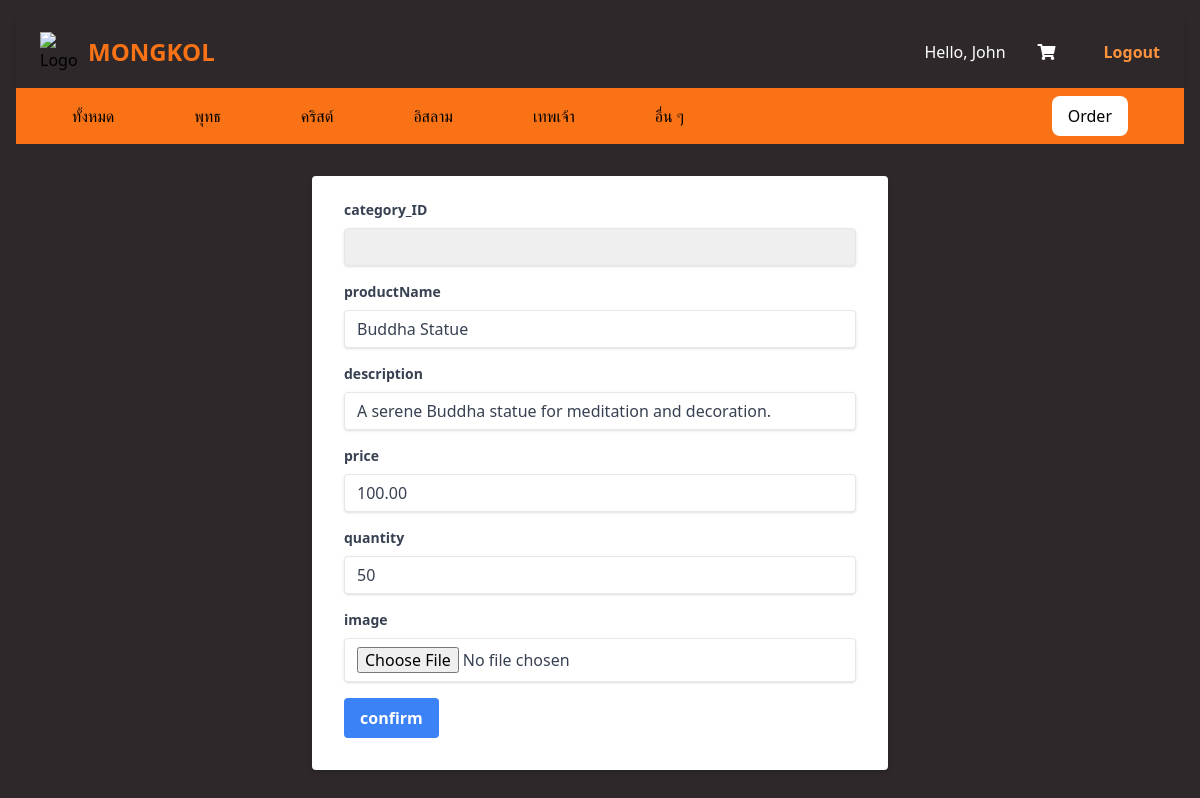
Screenshot of /seller/edit_product.php?proID=1 (signed in) with the database file from the repository.
### tables this page shows
CREATE TABLE `tbl_products` (
    `product_ID` int(11) NOT NULL AUTO_INCREMENT,
    `shop_ID` int(11) DEFAULT NULL,
    `cate_ID` int(11) DEFAULT NULL,
    `productName` varchar(100) DEFAULT NULL,
    `imgPath` varchar(255) DEFAULT NULL,
    `description` text DEFAULT NULL,
    `price` decimal(10,2) DEFAULT NULL,
    `quantity` int(11) DEFAULT NULL,
    `is_delete` int(2) DEFAULT 0,
    PRIMARY KEY (`product_ID`),
    KEY `shop_ID` (`shop_ID`),
    KEY `cate_ID` (`cate_ID`),
    FOREIGN KEY (`shop_ID`) REFERENCES `tbl_shops` (`shop_ID`),
    FOREIGN KEY (`cate_ID`) REFERENCES `tbl_categories` (`cate_ID`)
);

### seller/edit_product.php (the view, shortened to what this page needs)
<!DOCTYPE html>
<html lang="en">
<head>
</head>
<body class="m-4 bg-soft-black">
<?php
if (isset($_POST['submit'])){
    require_once("../conn.php");
    $cate_ID = $_POST['cate_ID'];
    $productName = $_POST['productName'];
    $description =  $_POST['description'];
    $price =  $_POST['price'];
    $quantity =  $_POST['quantity'];
    $img_name = $_FILES["fileToUpload"]["name"];
    $proID = $_GET['proID'];
    $target_dir = "../img/";
    $target_file = $target_dir . basename($_FILES["fileToUpload"]["name"]);
    $uploadOk = 1;
    $imageFileType = strtolower(pathinfo($target_file,PATHINFO_EXTENSION));
    if(!empty($_FILES["fileToUpload"]["name"])){
    $check = getimagesize($_FILES["fileToUpload"]["tmp_name"]);
    if($check !== false) {
        $uploadOk = 1;
    } else {
        echo "File is not an image.";
        $uploadOk = 0;
    }
    if (file_exists($target_file)) {
        echo "Sorry, file already exists.";
        $uploadOk = 0;
    }
    if ($_FILES["fileToUpload"]["size"] > 5000000) {
        echo "Sorry, your file is too large.";
        $uploadOk = 0;
    }
    if($imageFileType != "jpg" && $imageFileType != "png" && $imageFileType != "jpeg"
    && $imageFileType != "gif" ) {
        echo "Sorry, only JPG, JPEG, PNG & GIF files are allowed.";
        $uploadOk = 0;
    }
    if ($uploadOk == 0) {
        echo "Sorry, your file was not uploaded.";
    } else {
        if (move_uploaded_file($_FILES["fileToUpload"]["tmp_name"], $target_file)) {
            echo "The file ". htmlspecialchars( basename( $_FILES["fileToUpload"]["name"])). " has been uploaded.";
        } else {
            echo "Sorry, there was an error uploading your file.";
                }
    }
    $stmt = $conn->prepare("UPDATE tbl_products SET cate_ID = ?, productName = ?, description = ?, price = ?, quantity = ?, imgPath = ? WHERE product_ID = ?");
    $stmt->bind_param("sssssss",$cate_ID,$productName,$description,$price,$quantity,$img_name,$proID);
    $stmt->execute();
    $result = $stmt->get_result();
}else{
    $stmt = $conn->prepare("UPDATE tbl_products SET cate_ID = ?, productName = ?, description = ?, price = ?, quantity = ? WHERE product_ID = ?");
    $stmt->bind_param("ssssss",$cate_ID,$productName,$description,$price,$quantity,$proID);
    $stmt->execute();
    $result = $stmt->get_result();
}
    header("Location: /seller/");
    exit();
}else{
require_once("../navbar/nav_user.php");
$proID = $_GET['proID'];
$stmt = $conn->prepare("SELECT * FROM tbl_products WHERE product_ID = ?");
$stmt->bind_param("s",$proID);
$stmt->execute();
$result = $stmt->get_result();
$row = $result->fetch_assoc();
?>
<div class="w-full max-w-xl ml-auto mr-auto">
  <form class="bg-white shadow-md rounded px-8 pt-6 pb-8 mb-4" method="post" action="<?php $_SERVER['PHP_SELF'];?>" enctype="multipart/form-data">
    <div class="mb-4">
      <label class="block text-gray-700 text-sm font-bold mb-2">
        category_ID
      </label>
      <select name="cate_ID" id="cars" class="shadow appearance-none border rounded w-full py-2 px-3 text-gray-700 leading-tight focus:outline-none focus:shadow-outline">
        </select>
    </div>
    <div class="mb-4">
      <label class="block text-gray-700 text-sm font-bold mb-2">
      productName
      </label>
      <input class="shadow appearance-none border rounded w-full py-2 px-3 text-gray-700 leading-tight focus:outline-none focus:shadow-outline"  type="text" value="<?php echo $row['productName'];?>" name="productName">
    </div>
    <div class="mb-4">
      <label class="block text-gray-700 text-sm font-bold mb-2">
      description
      </label>
      <input class="shadow appearance-none border rounded w-full py-2 px-3 text-gray-700 leading-tight focus:outline-none focus:shadow-outline"  type="text" value="<?php echo $row['description'];?>" name="description">
    </div>
    <div class="mb-4">
      <label class="block text-gray-700 text-sm font-bold mb-2">
      price
      </label>
      <input class="shadow appearance-none border rounded w-full py-2 px-3 text-gray-700 leading-tight focus:outline-none focus:shadow-outline"  type="text" value="<?php echo $row['price'];?>" name="price">
    </div>
    <div class="mb-4">
      <label class="block text-gray-700 text-sm font-bold mb-2">
      quantity
      </label>
      <input class="shadow appearance-none border rounded w-full py-2 px-3 text-gray-700 leading-tight focus:outline-none focus:shadow-outline" type="text" value="<?php echo $row['quantity'];?>" name="quantity">
    </div>
    <div class="mb-4">
      <label class="block text-gray-700 text-sm font-bold mb-2">
      image
      </label>
      <input class="shadow appearance-none border rounded w-full py-2 px-3 text-gray-700 leading-tight focus:outline-none focus:shadow-outline" type="file" name="fileToUpload" id="fileToUpload">
    </div>
    <div class="flex items-center justify-between">
      <button class="bg-blue-500 hover:bg-blue-700 text-white font-bold py-2 px-4 rounded focus:outline-none focus:shadow-outline" type="submit" name ="submit">
        confirm
      </button>
    </div>
  </form>
</div>
<?php } ?>
</body>
</html>

### style.css (style rules this page uses)
.bg-soft-black { background-color: #2E282A; }

### rows the page displays
tbl_products: productName "Buddha Statue", description "A serene Buddha statue for meditation and decoration.", price "100.00", quantity "50"

### other values shown
$_SESSION["firstName"] "John"
